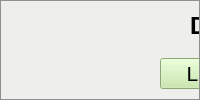
           <widget class="QFrame" name="ColorMenuFrame">
            <property name="font">
             <font>
              <pointsize>11</pointsize>
             </font>
            </property>
            <property name="styleSheet">
             <string notr="true">background-color: rgb(186, 189, 182);</string>
            </property>
            <property name="frameShape">
             <enum>QFrame::StyledPanel</enum>
            </property>
            <property name="frameShadow">
             <enum>QFrame::Raised</enum>
            </property>
            <layout class="QVBoxLayout" name="verticalLayout_4">
             <property name="spacing">
              <number>0</number>
             </property>
             <property name="leftMargin">
              <number>0</number>
             </property>
             <property name="topMargin">
              <number>0</number>
             </property>
             <property name="rightMargin">
              <number>0</number>
             </property>
             <property name="bottomMargin">
              <number>0</number>
             </property>
             <item>
              <widget class="QFrame" name="DataInputFrame">
               <property name="frameShape">
                <enum>QFrame::StyledPanel</enum>
               </property>
               <property name="frameShadow">
                <enum>QFrame::Raised</enum>
               </property>
               <widget class="QFrame" name="DataControlsButtons">
                <property name="geometry">
                 <rect>
                  <x>0</x>
                  <y>0</y>
                  <width>601</width>
                  <height>100</height>
                 </rect>
                </property>
                <property name="minimumSize">
                 <size>
                  <width>0</width>
                  <height>100</height>
                 </size>
                </property>
                <property name="maximumSize">
                 <size>
                  <width>16777215</width>
                  <height>100</height>
                 </size>
                </property>
                <property name="styleSheet">
                 <string notr="true">background-color: rgb(238, 238, 236);</string>
                </property>
                <property name="frameShape">
                 <enum>QFrame::NoFrame</enum>
                </property>
                <property name="frameShadow">
                 <enum>QFrame::Raised</enum>
                </property>
                <layout class="QVBoxLayout" name="verticalLayout_20">
                 <item>
                  <widget class="QLabel" name="label_14">
                   <property name="font">
                    <font>
                     <pointsize>18</pointsize>
                     <weight>75</weight>
                     <bold>true</bold>
                    </font>
                   </property>
                   <property name="text">
                    <string>Data Input Controls</string>
                   </property>
                   <property name="alignment">
                    <set>Qt::AlignCenter</set>
                   </property>
                  </widget>
                 </item>
                 <item>
                  <widget class="QFrame" name="frame_2">
                   <property name="minimumSize">
                    <size>
                     <width>0</width>
                     <height>44</height>
                    </size>
                   </property>
                   <property name="maximumSize">
                    <size>
                     <width>16777215</width>
                     <height>44</height>
                    </size>
                   </property>
                   <property name="styleSheet">
                    <string notr="true">background-color: rgb(238, 238, 236);</string>
                   </property>
                   <property name="frameShape">
                    <enum>QFrame::NoFrame</enum>
                   </property>
                   <property name="frameShadow">
                    <enum>QFrame::Raised</enum>
                   </property>
                   <widget class="QPushButton" name="LiveDataInput">
                    <property name="geometry">
                     <rect>
                      <x>150</x>
                      <y>10</y>
                      <width>151</width>
                      <height>31</height>
                     </rect>
                    </property>
                    <property name="font">
                     <font>
                      <pointsize>16</pointsize>
                     </font>
                    </property>
                    <property name="styleSheet">
                     <string notr="true">background-color: rgb(194, 232, 161);</string>
                    </property>
                    <property name="text">
                     <string>Live Video</string>
                    </property>
                   </widget>
                   <widget class="QPushButton" name="SavedDataInput">
                    <property name="geometry">
                     <rect>
                      <x>300</x>
                      <y>10</y>
                      <width>151</width>
                      <height>31</height>
                     </rect>
                    </property>
                    <property name="font">
                     <font>
                      <pointsize>16</pointsize>
                     </font>
                    </property>
                    <property name="text">
                     <string>Saved Data</string>
                    </property>
                   </widget>
                  </widget>
                 </item>
                </layout>
               </widget>
               <widget class="QFrame" name="DataInputDropdown">
                <property name="geometry">
                 <rect>
                  <x>0</x>
                  <y>99</y>
                  <width>611</width>
                  <height>471</height>
                 </rect>
                </property>
                <property name="frameShape">
                 <enum>QFrame::StyledPanel</enum>
                </property>
                <property name="frameShadow">
                 <enum>QFrame::Raised</enum>
                </property>
                <layout class="QVBoxLayout" name="verticalLayout_21">
                 <property name="spacing">
                  <number>1</number>
                 </property>
                 <property name="leftMargin">
                  <number>0</number>
                 </property>
                 <property name="topMargin">
                  <number>0</number>
                 </property>
                 <property name="rightMargin">
                  <number>0</number>
                 </property>
                 <property name="bottomMargin">
                  <number>0</number>
                 </property>
                 <item>
                  <widget class="QFrame" name="VideoControlsFrame">
                   <property name="minimumSize">
                    <size>
                     <width>0</width>
                     <height>44</height>
                    </size>
                   </property>
                   <property name="maximumSize">
                    <size>
                     <width>16777215</width>
                     <height>44</height>
                    </size>
                   </property>
                   <property name="styleSheet">
                    <string notr="true">background-color: rgb(255, 255, 255);</string>
                   </property>
                   <property name="frameShape">
                    <enum>QFrame::StyledPanel</enum>
                   </property>
                   <property name="frameShadow">
                    <enum>QFrame::Raised</enum>
                   </property>
                   <widget class="QFrame" name="frame_6">
                    <property name="geometry">
                     <rect>
                      <x>0</x>
                      <y>50</y>
                      <width>601</width>
                      <height>96</height>
                     </rect>
                    </property>
                    <property name="frameShape">
                     <enum>QFrame::NoFrame</enum>
                    </property>
                    <property name="frameShadow">
                     <enum>QFrame::Raised</enum>
                    </property>
                    <layout class="QVBoxLayout" name="verticalLayout_18">
                     <item>
                      <widget class="QLabel" name="label_7">
                       <property name="font">
                        <font>
                         <pointsize>13</pointsize>
                        </font>
                       </property>
                       <property name="text">
                        <string>Start or stop streaming live color video and depth video data. </string>
                       </property>
                       <property name="alignment">
                        <set>Qt::AlignCenter</set>
                       </property>
                      </widget>
                     </item>
                     <item>
                      <widget class="QFrame" name="ColorButtonFrame">
                       <property name="maximumSize">
                        <size>
                         <width>16777215</width>
                         <height>60</height>
                        </size>
                       </property>
                       <property name="frameShape">
                        <enum>QFrame::NoFrame</enum>
                       </property>
                       <property name="frameShadow">
                        <enum>QFrame::Raised</enum>
                       </property>
                       <layout class="QGridLayout" name="gridLayout_3">
                        <item row="0" column="0">
                         <widget class="QPushButton" name="StartColorVideo">
                          <property name="font">
                           <font>
                            <pointsize>16</pointsize>
                            <weight>50</weight>
                            <italic>false</italic>
                            <bold>false</bold>
                            <underline>false</underline>
                            <strikeout>false</strikeout>
                           </font>
                          </property>
                          <property name="styleSheet">
                           <string notr="true">background-color: rgb(78, 154, 6);</string>
                          </property>
                          <property name="text">
                           <string>Start</string>
                          </property>
                         </widget>
                        </item>
                        <item row="0" column="1">
                         <widget class="QPushButton" name="StopColorVideo">
                          <property name="font">
                           <font>
                            <pointsize>16</pointsize>
                            <weight>50</weight>
                            <italic>false</italic>
                            <bold>false</bold>
                            <underline>false</underline>
                            <strikeout>false</strikeout>
                           </font>
                          </property>
                          <property name="styleSheet">
                           <string notr="true">background-color: rgb(239, 41, 41);</string>
                          </property>
                          <property name="text">
                           <string>Stop</string>
                          </property>
                         </widget>
                        </item>
                       </layout>
                      </widget>
                     </item>
                    </layout>
                   </widget>
                   <widget class="QFrame" name="frame_7">
                    <property name="geometry">
                     <rect>
                      <x>0</x>
                      <y>0</y>
                      <width>601</width>
                      <height>40</height>
                     </rect>
                    </property>
                    <property name="minimumSize">
                     <size>
                      <width>0</width>
                      <height>40</height>
                     </size>
                    </property>
                    <property name="maximumSize">
                     <size>
                      <width>16777215</width>
                      <height>40</height>
                     </size>
                    </property>
                    <property name="frameShape">
                     <enum>QFrame::StyledPanel</enum>
                    </property>
                    <property name="frameShadow">
                     <enum>QFrame::Raised</enum>
                    </property>
                    <widget class="QPushButton" name="LiveVideoExpand">
                     <property name="geometry">
                      <rect>
                       <x>0</x>
                       <y>0</y>
                       <width>601</width>
                       <height>40</height>
                      </rect>
                     </property>
                     <property name="maximumSize">
                      <size>
                       <width>16777215</width>
                       <height>40</height>
                      </size>
                     </property>
                     <property name="font">
                      <font>
                       <pointsize>16</pointsize>
                      </font>
                     </property>
                     <property name="whatsThis">
                      <string>&lt;html&gt;&lt;head/&gt;&lt;body&gt;&lt;p&gt;Live Video Input&lt;/p&gt;&lt;/body&gt;&lt;/html&gt;</string>
                     </property>
                     <property name="layoutDirection">
                      <enum>Qt::LeftToRight</enum>
                     </property>
                     <property name="styleSheet">
                      <string notr="true">text-align: left</string>
                     </property>
                     <property name="text">
                      <string>Live Video Input</string>
                     </property>
                     <property name="icon">
                      <iconset resource="Icons/Expand.qrc">
                       <normaloff>:/Expand/ExpandArrow.png</normaloff>:/Expand/ExpandArrow.png</iconset>
                     </property>
                     <property name="iconSize">
                      <size>
                       <width>40</width>
                       <height>40</height>
                      </size>
                     </property>
                     <property name="default">
                      <bool>false</bool>
                     </property>
                    </widget>
                   </widget>
                  </widget>
                 </item>
                 <item>
                  <widget class="QFrame" name="SavedDataFrame">
                   <property name="minimumSize">
                    <size>
                     <width>0</width>
                     <height>44</height>
                    </size>
                   </property>
                   <property name="maximumSize">
                    <size>
                     <width>16777215</width>
                     <height>44</height>
                    </size>
                   </property>
                   <property name="styleSheet">
                    <string notr="true">background-color: rgb(255, 255, 255);</string>
                   </property>
                   <property name="frameShape">
                    <enum>QFrame::StyledPanel</enum>
                   </property>
                   <property name="frameShadow">
                    <enum>QFrame::Raised</enum>
                   </property>
                   <widget class="QFrame" name="frame_4">
                    <property name="geometry">
                     <rect>
                      <x>0</x>
                      <y>47</y>
                      <width>601</width>
                      <height>111</height>
                     </rect>
                    </property>
                    <property name="frameShape">
                     <enum>QFrame::NoFrame</enum>
                    </property>
                    <property name="frameShadow">
                     <enum>QFrame::Raised</enum>
                    </property>
                    <layout class="QVBoxLayout" name="verticalLayout_19">
                     <item>
                      <widget class="QLabel" name="label_6">
                       <property name="font">
                        <font>
                         <pointsize>13</pointsize>
                        </font>
                       </property>
                       <property name="text">
                        <string>Select a saved dataset to load. Once the data is loaded the pictures 
should appear and measurements can be taken. </string>
                       </property>
                       <property name="alignment">
                        <set>Qt::AlignCenter</set>
                       </property>
                      </widget>
                     </item>
                     <item>
                      <widget class="QPushButton" name="LoadDataButton">
                       <property name="font">
                        <font>
                         <pointsize>16</pointsize>
                        </font>
                       </property>
                       <property name="styleSheet">
                        <string notr="true">background-color: rgb(136, 234, 253);</string>
                       </property>
                       <property name="text">
                        <string>Choose Data</string>
                       </property>
                      </widget>
                     </item>
                    </layout>
                   </widget>
                   <widget class="QFrame" name="frame_5">
                    <property name="geometry">
                     <rect>
                      <x>0</x>
                      <y>0</y>
                      <width>601</width>
                      <height>40</height>
                     </rect>
                    </property>
                    <property name="minimumSize">
                     <size>
                      <width>0</width>
                      <height>40</height>
                     </size>
                    </property>
                    <property name="maximumSize">
                     <size>
                      <width>16777215</width>
                      <height>40</height>
                     </size>
                    </property>
                    <property name="frameShape">
                     <enum>QFrame::StyledPanel</enum>
                    </property>
                    <property name="frameShadow">
                     <enum>QFrame::Raised</enum>
                    </property>
                    <widget class="QPushButton" name="SavedDataExpand">
                     <property name="geometry">
                      <rect>
                       <x>0</x>
                       <y>0</y>
                       <width>601</width>
                       <height>40</height>
                      </rect>
                     </property>
                     <property name="minimumSize">
                      <size>
                       <width>0</width>
                       <height>0</height>
                      </size>
                     </property>
                     <property name="maximumSize">
                      <size>
                       <width>16777215</width>
                       <height>40</height>
                      </size>
                     </property>
                     <property name="font">
                      <font>
                       <pointsize>16</pointsize>
                      </font>
                     </property>
                     <property name="styleSheet">
                      <string notr="true">text-align: left</string>
                     </property>
                     <property name="text">
                      <string>Saved Data Input</string>
                     </property>
                     <property name="icon">
                      <iconset resource="Icons/Expand.qrc">
                       <normaloff>:/Expand/ExpandArrow.png</normaloff>:/Expand/ExpandArrow.png</iconset>
                     </property>
                     <property name="iconSize">
                      <size>
                       <width>40</width>
                       <height>40</height>
                      </size>
                     </property>
                    </widget>
                   </widget>
                  </widget>
                 </item>
                 <item>
                  <widget class="QFrame" name="DataSaveFrame">
                   <property name="minimumSize">
                    <size>
                     <width>0</width>
                     <height>44</height>
                    </size>
                   </property>
                   <property name="maximumSize">
                    <size>
                     <width>16777215</width>
                     <height>44</height>
                    </size>
                   </property>
                   <property name="styleSheet">
                    <string notr="true">background-color: rgb(255, 255, 255);</string>
                   </property>
                   <property name="frameShape">
                    <enum>QFrame::StyledPanel</enum>
                   </property>
                   <property name="frameShadow">
                    <enum>QFrame::Raised</enum>
                   </property>
                   <widget class="QFrame" name="frame_8">
                    <property name="geometry">
                     <rect>
                      <x>0</x>
                      <y>0</y>
                      <width>601</width>
                      <height>40</height>
                     </rect>
                    </property>
                    <property name="minimumSize">
                     <size>
                      <width>0</width>
                      <height>40</height>
                     </size>
                    </property>
                    <property name="maximumSize">
                     <size>
                      <width>16777215</width>
                      <height>40</height>
                     </size>
                    </property>
                    <property name="frameShape">
                     <enum>QFrame::StyledPanel</enum>
                    </property>
                    <property name="frameShadow">
                     <enum>QFrame::Raised</enum>
                    </property>
                    <widget class="QPushButton" name="DataSaveExpand">
                     <property name="geometry">
                      <rect>
                       <x>0</x>
                       <y>0</y>
                       <width>601</width>
                       <height>40</height>
                      </rect>
                     </property>
                     <property name="minimumSize">
                      <size>
                       <width>0</width>
                       <height>40</height>
                      </size>
                     </property>
                     <property name="maximumSize">
                      <size>
                       <width>16777215</width>
                       <height>40</height>
                      </size>
                     </property>
                     <property name="font">
                      <font>
                       <pointsize>16</pointsize>
                      </font>
                     </property>
                     <property name="styleSheet">
                      <string notr="true">text-align: left</string>
                     </property>
                     <property name="text">
                      <string>Data Save Controls</string>
                     </property>
                     <property name="icon">
                      <iconset resource="Icons/Expand.qrc">
                       <normaloff>:/Expand/ExpandArrow.png</normaloff>:/Expand/ExpandArrow.png</iconset>
                     </property>
                     <property name="iconSize">
                      <size>
                       <width>40</width>
                       <height>40</height>
                      </size>
                     </property>
                    </widget>
                   </widget>
                   <widget class="QFrame" name="frame_9">
                    <property name="geometry">
                     <rect>
                      <x>-1</x>
                      <y>49</y>
                      <width>601</width>
                      <height>151</height>
                     </rect>
                    </property>
                    <property name="frameShape">
                     <enum>QFrame::StyledPanel</enum>
                    </property>
                    <property name="frameShadow">
                     <enum>QFrame::Raised</enum>
                    </property>
                    <layout class="QVBoxLayout" name="verticalLayout_17">
                     <item>
                      <widget class="QLabel" name="label_15">
                       <property name="font">
                        <font>
                         <pointsize>13</pointsize>
                        </font>
                       </property>
                       <property name="text">
                        <string>Save a .jpg from either of the video streams, or save a dataset that 
can be reloaded for data analysis later</string>
                       </property>
                       <property name="alignment">
                        <set>Qt::AlignCenter</set>
                       </property>
                      </widget>
                     </item>
                     <item>
                      <widget class="QFrame" name="frame_3">
                       <property name="frameShape">
                        <enum>QFrame::NoFrame</enum>
                       </property>
                       <property name="frameShadow">
                        <enum>QFrame::Raised</enum>
                       </property>
                       <layout class="QHBoxLayout" name="horizontalLayout_2">
                        <item>
                         <widget class="QPushButton" name="SaveDepthPic">
                          <property name="font">
                           <font>
                            <pointsize>16</pointsize>
                            <weight>50</weight>
                            <italic>false</italic>
                            <bold>false</bold>
                            <underline>false</underline>
                            <strikeout>false</strikeout>
                           </font>
                          </property>
                          <property name="text">
                           <string>Save Color Picture</string>
                          </property>
                         </widget>
                        </item>
                        <item>
                         <widget class="QPushButton" name="SaveColorPic">
                          <property name="font">
                           <font>
                            <pointsize>16</pointsize>
                            <weight>50</weight>
                            <italic>false</italic>
                            <bold>false</bold>
                            <underline>false</underline>
                            <strikeout>false</strikeout>
                           </font>
                          </property>
                          <property name="text">
                           <string>Save Depth Picture</string>
                          </property>
                         </widget>
                        </item>
                       </layout>
                      </widget>
                     </item>
                     <item>
                      <widget class="QPushButton" name="pushButton_8">
                       <property name="font">
                        <font>
                         <pointsize>16</pointsize>
                        </font>
                       </property>
                       <property name="text">
                        <string>Save Dataset</string>
                       </property>
                      </widget>
                     </item>
                    </layout>
                   </widget>
                  </widget>
                 </item>
                 <item>
                  <widget class="QFrame" name="DataBufferFrame">
                   <property name="frameShape">
                    <enum>QFrame::NoFrame</enum>
                   </property>
                   <property name="frameShadow">
                    <enum>QFrame::Raised</enum>
                   </property>
                  </widget>
                 </item>
                </layout>
               </widget>
              </widget>
             </item>
            </layout>
           </widget>
